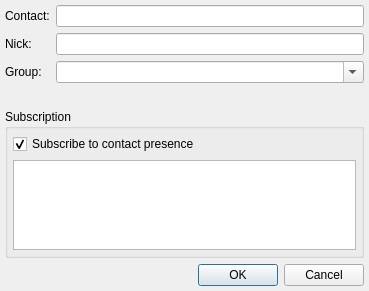
<?xml version="1.0" encoding="UTF-8"?>
<ui version="4.0">
 <class>AddContactDialogClass</class>
 <widget class="QDialog" name="AddContactDialogClass">
  <property name="geometry">
   <rect>
    <x>0</x>
    <y>0</y>
    <width>369</width>
    <height>291</height>
   </rect>
  </property>
  <layout class="QVBoxLayout" name="lytMainLayout">
   <property name="margin">
    <number>5</number>
   </property>
   <item>
    <layout class="QFormLayout" name="formLayout">
     <item row="0" column="0">
      <widget class="QLabel" name="lblContact">
       <property name="text">
        <string>Contact:</string>
       </property>
       <property name="buddy">
        <cstring>lneContact</cstring>
       </property>
      </widget>
     </item>
     <item row="0" column="1">
      <widget class="QLineEdit" name="lneContact"/>
     </item>
     <item row="1" column="0">
      <widget class="QLabel" name="lblNickName">
       <property name="text">
        <string>Nick:</string>
       </property>
       <property name="buddy">
        <cstring>lneNickName</cstring>
       </property>
      </widget>
     </item>
     <item row="1" column="1">
      <widget class="QLineEdit" name="lneNickName"/>
     </item>
     <item row="2" column="0">
      <widget class="QLabel" name="lblGroup">
       <property name="text">
        <string>Group:</string>
       </property>
       <property name="buddy">
        <cstring>cmbGroup</cstring>
       </property>
      </widget>
     </item>
     <item row="2" column="1">
      <widget class="QComboBox" name="cmbGroup">
       <property name="editable">
        <bool>true</bool>
       </property>
       <property name="duplicatesEnabled">
        <bool>true</bool>
       </property>
      </widget>
     </item>
     <item row="3" column="1">
      <widget class="QLabel" name="lblGroupDelim">
       <property name="text">
        <string/>
       </property>
      </widget>
     </item>
    </layout>
   </item>
   <item>
    <widget class="QGroupBox" name="grbSubscription">
     <property name="title">
      <string>Subscription</string>
     </property>
     <layout class="QVBoxLayout" name="verticalLayout">
      <property name="margin">
       <number>5</number>
      </property>
      <item>
       <widget class="QCheckBox" name="chbSubscribe">
        <property name="text">
         <string>Subscribe to contact presence</string>
        </property>
        <property name="checked">
         <bool>true</bool>
        </property>
       </widget>
      </item>
      <item>
       <widget class="QTextEdit" name="tedMessage">
        <property name="sizePolicy">
         <sizepolicy hsizetype="Expanding" vsizetype="Expanding">
          <horstretch>0</horstretch>
          <verstretch>0</verstretch>
         </sizepolicy>
        </property>
        <property name="acceptRichText">
         <bool>false</bool>
        </property>
       </widget>
      </item>
     </layout>
    </widget>
   </item>
   <item>
    <widget class="QDialogButtonBox" name="dbbButtons">
     <property name="orientation">
      <enum>Qt::Horizontal</enum>
     </property>
     <property name="standardButtons">
      <set>QDialogButtonBox::Cancel|QDialogButtonBox::Ok</set>
     </property>
    </widget>
   </item>
  </layout>
 </widget>
 <layoutdefault spacing="6" margin="11"/>
 <tabstops>
  <tabstop>lneContact</tabstop>
  <tabstop>lneNickName</tabstop>
  <tabstop>cmbGroup</tabstop>
  <tabstop>chbSubscribe</tabstop>
  <tabstop>tedMessage</tabstop>
  <tabstop>dbbButtons</tabstop>
 </tabstops>
 <resources/>
 <connections>
  <connection>
   <sender>chbSubscribe</sender>
   <signal>clicked(bool)</signal>
   <receiver>tedMessage</receiver>
   <slot>setEnabled(bool)</slot>
   <hints>
    <hint type="sourcelabel">
     <x>311</x>
     <y>124</y>
    </hint>
    <hint type="destinationlabel">
     <x>299</x>
     <y>134</y>
    </hint>
   </hints>
  </connection>
 </connections>
</ui>
